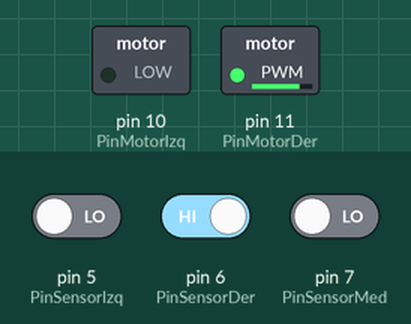
Recording of a sketch running on a simulated Arduino Uno, built with avr-gcc and run on an emulated ATmega328P. On the bench: switched loads named in the sketch (green lamp = pin HIGH). Inputs (shaded band) come from the test bench; at power-on: pin 5 (PinSensorIzq) LOW, pin 6 (PinSensorDer) HIGH, pin 7 (PinSensorMed) LOW.

Above: at 1.2 s.
1.3 s: pin 5 (PinSensorIzq) driven HIGH and pin 6 (PinSensorDer) driven LOW
At 2.0 s:
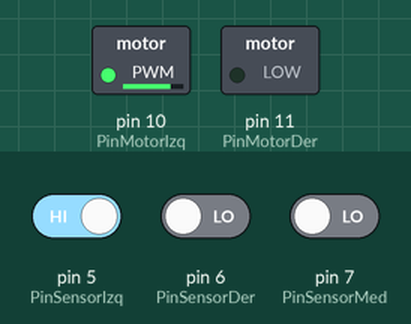
2.8 s: pin 7 (PinSensorMed) driven HIGH
At 3.3 s:
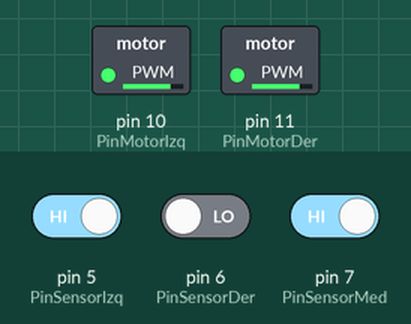
4.3 s: pin 7 (PinSensorMed) driven LOW
At 5.7 s:
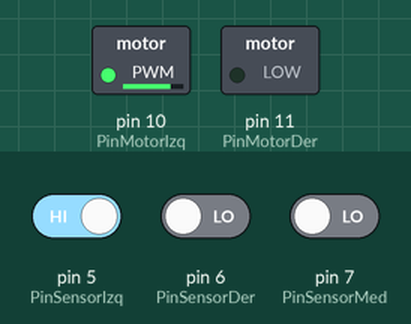
Timing chart, 0 to 7.3 s (numbered marks = the images above; inputs shaded):
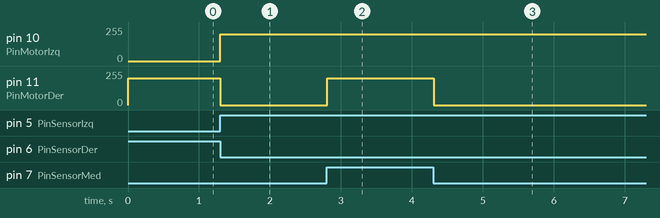

The sketch:

app.ino
```cpp
static int PinMotorIzq = 10; // Cambiado a un pin analógico (asegúrate de que sea PWM)
static int PinMotorDer = 11; // Cambiado a un pin analógico (asegúrate de que sea PWM)
static int PinSensorIzq = 5;
static int PinSensorDer = 6;
static int PinSensorMed = 7;

void setup() {
    Serial.begin(9600);

    pinMode(PinMotorIzq, OUTPUT);
    pinMode(PinMotorDer, OUTPUT);

    pinMode(PinSensorIzq, INPUT);
    pinMode(PinSensorDer, INPUT);
    pinMode(PinSensorMed, INPUT);
}

void loop() {
    int sensorIzq = 0;
    int sensorDer = 0;
    int sensorMed = 0;

    sensorIzq = digitalRead(PinSensorIzq);
    sensorDer = digitalRead(PinSensorDer);
    sensorMed = digitalRead(PinSensorMed);

    if (sensorIzq == HIGH && sensorDer == LOW && sensorMed == HIGH) {
        EngineForward();
    }
    if (sensorIzq == LOW && sensorDer == HIGH && sensorMed == LOW) {
        RightEngine();
    }
    if (sensorDer == LOW && sensorIzq == HIGH && sensorMed == LOW) {
        LeftEngine();
    }

    delay(20);
}

void EngineForward() {
    analogWrite(PinMotorIzq, 200); // Ajusta el valor para controlar la velocidad
    analogWrite(PinMotorDer, 200); // Ajusta el valor para controlar la velocidad
}

void EngineStop() {
    analogWrite(PinMotorIzq, 0);
    analogWrite(PinMotorDer, 0);
}

void RightEngine() {
    analogWrite(PinMotorIzq, 0);
    analogWrite(PinMotorDer, 200); // Ajusta el valor para controlar la velocidad
}

void LeftEngine() {
    analogWrite(PinMotorIzq, 200); // Ajusta el valor para controlar la velocidad
    analogWrite(PinMotorDer, 0);
}
```

Measured:
- after the input at 1.3 s, pin 10 (PinMotorIzq): 0/255 → 200/255 at once; pin 11 (PinMotorDer): 200/255 → 0/255 at once
- after the input at 2.8 s, pin 11 (PinMotorDer): 0/255 → 200/255 at once
- after the input at 4.3 s, pin 11 (PinMotorDer): 200/255 → 0/255 at once
